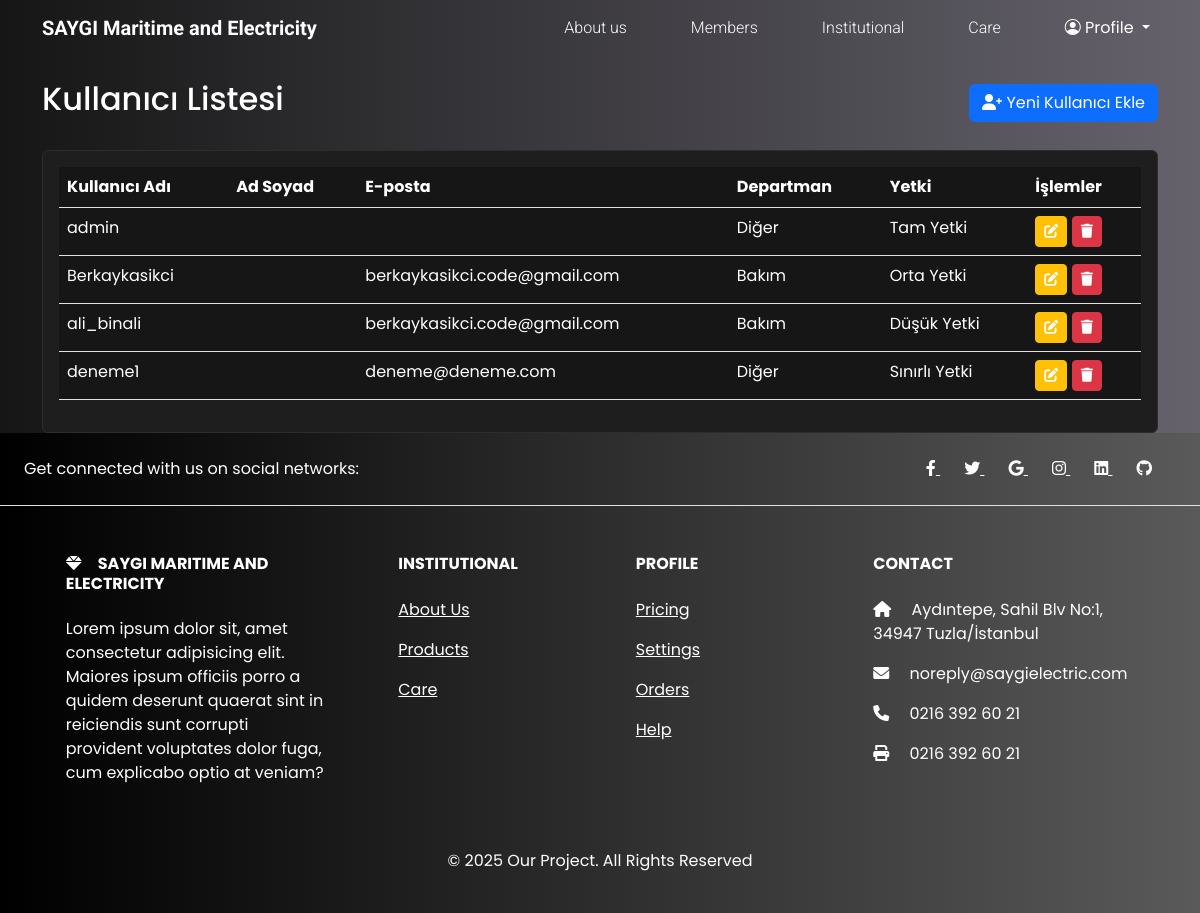
The page /users/ (signed in) on the database as committed earlier.
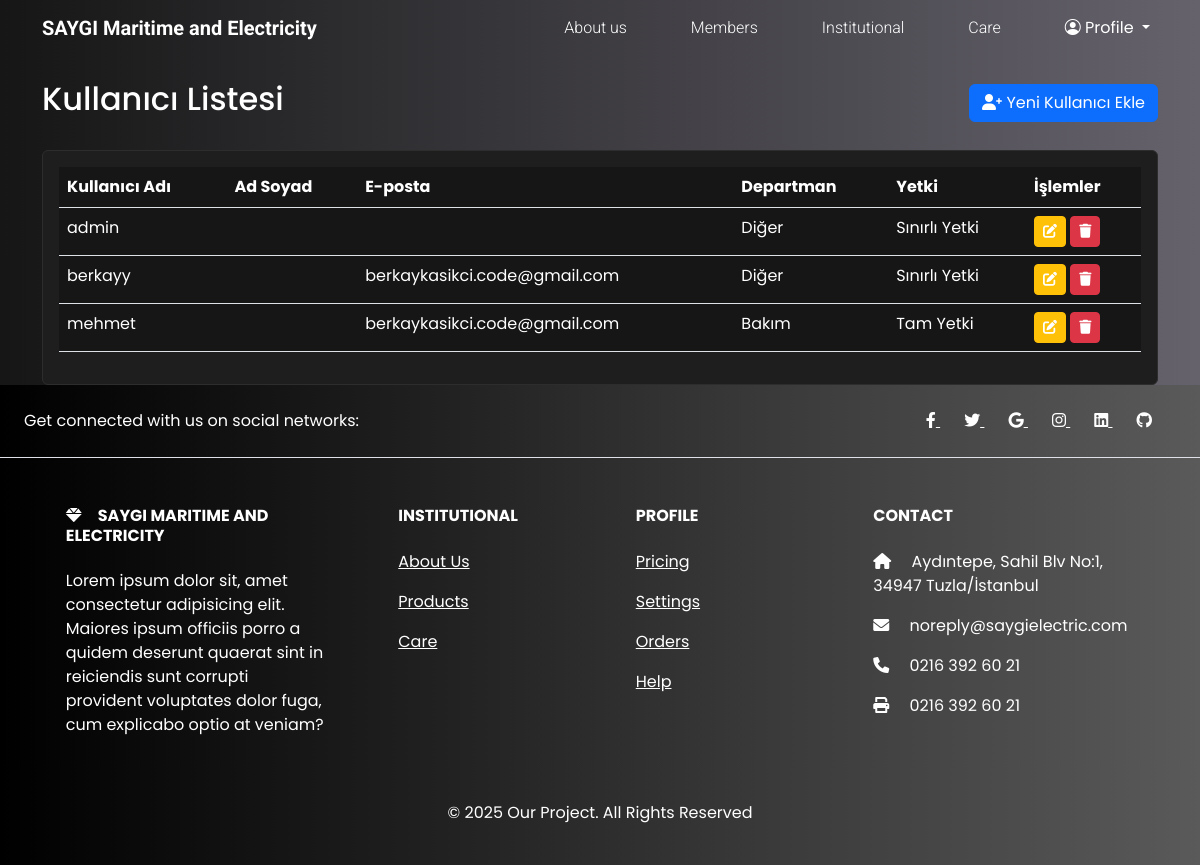
The same page on the database as committed later.
### jobs/models.py (models this page shows, shortened)
class CustomUser(AbstractUser):
    DEPARTMAN_CHOICES = [
        ("otomasyon", "Otomasyon"),
        ("yeni_insa", "Yeni İnşa"),
        ("bakim", "Bakım"),
        ("kalite", "Kalite"),
        ("diger", "Diğer"),
    ]
    YETKI_CHOICES = [
        ("yetki1", "Tam Yetki"),
        ("yetki2", "Yüksek Yetki"),
        ("yetki3", "Orta Yetki"),
        ("yetki4", "Düşük Yetki"),
        ("yetki5", "Sınırlı Yetki"),
    ]
    phone_number = models.CharField(
        _("Telefon Numarası"), max_length=15, blank=True, null=True
    )
    department = models.CharField(
        _("Departman"), max_length=20, choices=DEPARTMAN_CHOICES, default="diger"
    )
    yetki = models.CharField(
        _("Yetki Seviyesi"), max_length=10, choices=YETKI_CHOICES, default="yetki5"
    )

### jobs/views.py (the view)
# urls.py: path("users/", user_list, name="user_list"),
@user_passes_test(is_superuser)
def user_list(request):
    users = CustomUser.objects.all()
    return render(request, "users/list.html", {"users": users})

### jobs/views.py (called while the page is built)
def is_superuser(user):
    return user.is_superuser

### jobs/templates/users/list.html (shortened to what this page needs)
{% extends "base.html" %}
{% load i18n %}
{% load static %}
{% block content %}
    <div class="container mt-4">
        <div class="d-flex justify-content-between align-items-center mb-4">
            <h2>{% trans "Kullanıcı Listesi" %}</h2>
            <a href="{% url 'signup' %}" class="btn btn-primary">
                <i class="fas fa-user-plus"></i> {% trans "Yeni Kullanıcı Ekle" %}
            </a>
        </div>
        <div class="card">
            <div class="card-body">
                <div class="table-responsive">
                    <table class="table table-hover">
                        <thead>
                            <tr>
                                <th>{% trans "Kullanıcı Adı" %}</th>
                                <th>{% trans "Ad Soyad" %}</th>
                                <th>{% trans "E-posta" %}</th>
                                <th>{% trans "Departman" %}</th>
                                <th>{% trans "Yetki" %}</th>
                                <th>{% trans "İşlemler" %}</th>
                            </tr>
                        </thead>
                        <tbody>
                            {% for user in users %}
                            <tr>
                                <td>{{ user.username }}</td>
                                <td>{{ user.get_full_name }}</td>
                                <td>{{ user.email }}</td>
                                <td>{{ user.get_department_display }}</td>
                                <td>{{ user.get_yetki_display }}</td>
                                <td>
                                    <a href="{% url 'user_edit' user.id %}" class="btn btn-sm btn-warning">
                                        <i class="fas fa-edit"></i>
                                    </a>
                                    <a href="{% url 'user_delete' user.id %}" class="btn btn-sm btn-danger"
                                       onclick="return confirm('{% trans "Bu kullanıcıyı silmek istediğinizden emin misiniz?" %}')">
                                        <i class="fas fa-trash"></i>
                                    </a>
                                </td>
                            </tr>
                            {% empty %}
                            <tr>
                                <td colspan="6" class="text-center">{% trans "Henüz kullanıcı bulunmamaktadır." %}</td>
                            </tr>
                            {% endfor %}
                        </tbody>
                    </table>
                </div>
            </div>
        </div>
    </div>
{% endblock content %}

### jobs/templates/base.html (shortened to what this page needs)
{% load i18n %}
<!DOCTYPE html>
<html lang="{{ LANGUAGE_CODE }}">
    <head>
        {% load static %}
        {% block css %}
            <link rel="stylesheet" href="{% static 'css/style.css' %}">
            <link rel="stylesheet"
                  href="https://cdnjs.cloudflare.com/ajax/libs/OwlCarousel2/2.3.4/assets/owl.carousel.min.css">
            <link rel="stylesheet"
                  href="https://cdnjs.cloudflare.com/ajax/libs/OwlCarousel2/2.3.4/assets/owl.theme.default.min.css">
            <link href="https://cdn.jsdelivr.net/npm/bootstrap@5.3.2/dist/css/bootstrap.min.css"
                  rel="stylesheet">
            <link href="https://cdnjs.cloudflare.com/ajax/libs/font-awesome/6.0.0-beta3/css/all.min.css"
                  rel="stylesheet">
            <link href="https://cdn.jsdelivr.net/npm/bootstrap-icons@1.11.0/font/bootstrap-icons.css"
                  rel="stylesheet">
        {% endblock css %}
    </head>
    <body>
        {% block navbar %}
            <div class="navbar-wrapper">
                <div class="navbar navbar-expand-lg">
                    <div class="container z-1">
                        <a class="navbar-brand roboto-family fw-bold" href="{% url 'index' %}">{% trans "SAYGI Maritime and Electricity" %}</a>
                        <div class="collapse navbar-collapse" id="navbarNav">
                            <ul class="navbar-nav ms-auto gap-5">
                                <li class="nav-item">
                                    <a class="nav-link roboto-family fs-14 text-white fw-light">{% trans "About us" %}</a>
                                </li>
                                {% if user.is_superuser %}
                                    <li class="nav-item">
                                        <a href="{% url 'user_list' %}"
                                           class="nav-link roboto-family fs-14 text-white fw-light">{% trans "Members" %}</a>
                                    </li>
                                {% endif %}
                                {% if user.is_superuser %}
                                    <li class="nav-item">
                                        <a href="{% url 'task_list' %}"
                                           class="nav-link roboto-family fs-14 text-white fw-light">
                                        {% trans "Institutional" %}</a>
                                    </li>
                                {% endif %}
                                {% if user.is_authenticated %}
                                    <li class="nav-item">
                                        <a href="{% url 'care' %}"
                                           class="nav-link roboto-family fs-14 text-white fw-light">{% trans "Care" %}</a>
                                    </li>
                                {% endif %}
                                {% if user.is_authenticated %}
                                    <li class="nav-item dropdown">
                                        <a class="nav-link dropdown-toggle"
                                           href="#"
                                           id="navbarDropdown"
                                           role="button"
                                           data-bs-toggle="dropdown">
                                            <i class="bi bi-person-circle"></i> Profile
                                        </a>
                            </li>
                        {% else %}
                            <a href="{% url 'login' %}"
                               class="nav-link roboto-family fs-14 text-white fw-light">{% trans "Sing in" %}</a>
                        {% endif %}
                            </ul>
                        </div>
                    </div>
                </div>
            </div>
{% endblock navbar %}
{% block content %}
{% endblock content %}
{% include "components/footer.html" %}
</body>
</html>

### jobs/templates/components/footer.html (shortened to what this page needs)
{% load i18n %}
<footer class="text-center text-lg-start text-white "
        style="background:linear-gradient(to right, #000000, #5a5a5a)">
    <section class="d-flex justify-content-center justify-content-lg-between p-4 border-bottom">
        <div class="me-5 d-none d-lg-block">
            <span>{% blocktrans %}Get connected with us on social networks:{% endblocktrans %}</span>
        </div>
        <div>
            <a href="" class="me-4 text-reset">
                <i class="fab fa-facebook-f"></i>
            </a>
            <a href="" class="me-4 text-reset">
                <i class="fab fa-twitter"></i>
            </a>
            <a href="" class="me-4 text-reset">
                <i class="fab fa-google"></i>
            </a>
            <a href="" class="me-4 text-reset">
                <i class="fab fa-instagram"></i>
            </a>
            <a href="" class="me-4 text-reset">
                <i class="fab fa-linkedin"></i>
            </a>
            <a href="" class="me-4 text-reset">
                <i class="fab fa-github"></i>
            </a>
        </div>
    </section>
    <section>
        <div class="container text-center text-md-start mt-5">
            <div class="row mt-3">
                <div class="col-md-3 col-lg-4 col-xl-3 mx-auto mb-4">
                    <h6 class="text-uppercase fw-bold mb-4">
                        <i class="fas fa-gem me-3"></i>{% trans "SAYGI Maritime and Electricity " %}
                    </h6>
                    <p>
                    </p>
                </div>
                <div class="col-md-2 col-lg-2 col-xl-2 mx-auto mb-4">
                    <h6 class="text-uppercase fw-bold mb-4">{% trans "institutional" %}</h6>
                    <p>
                        <a href="#!" class="text-reset">{% trans "About Us" %}</a>
                    </p>
                    <p>
                        <a href="#!" class="text-reset">{% trans "Products" %}</a>
                    </p>
                    <p>
                        <a href="#!" class="text-reset">{% trans "Care" %}</a>
                    </p>
                </div>
                <div class="col-md-3 col-lg-2 col-xl-2 mx-auto mb-4">
                    <h6 class="text-uppercase fw-bold mb-4">{% trans "Profile" %}</h6>
                    <p>
                        <a href="#!" class="text-reset">Pricing</a>
                    </p>
                    <p>
                        <a href="#!" class="text-reset">{% trans "Settings" %}</a>
                    </p>
                    <p>
                        <a href="#!" class="text-reset">Orders</a>
                    </p>
                    <p>
                        <a href="#!" class="text-reset">Help</a>
                    </p>
                </div>
                <div class="col-md-4 col-lg-3 col-xl-3 mx-auto mb-md-0 mb-4">
                    <h6 class="text-uppercase fw-bold mb-4">{% trans "Contact" %}</h6>
                    <p>
                        <i class="fas fa-home me-3"></i>  Aydıntepe, Sahil Blv No:1, 34947 Tuzla/İstanbul
                    </p>
                    <p>
                        <i class="fas fa-envelope me-3"></i>
                        noreply@saygielectric.com
                    </p>
                    <p>
                        <i class="fas fa-phone me-3"></i> 0216 392 60 21
                    </p>
                    <p>
                        <i class="fas fa-print me-3"></i> 0216 392 60 21
                    </p>
                </div>
            </div>
        </div>
    </section>
    <div class="text-center p-4">
        <p>
        </p>
    </div>
</footer>

### jobs/static/css/style.css (style rules this page uses)
body { background:linear-gradient(to right, #161616, #65626c) !important; color: #ffffff !important; }
:root { --bs-font-sans-serif: 'Poppins', sans-serif !important; --bs-emphasis-color-rgb: 255, 255, 255 !important; --bs-body-color: #ffffff !important; --bs-secondary-color:rgb(197 197 197 / 75%) !important; --bs-secondary-rgb: 243, 188, 43 !important; --bs-link-color-rgb: 255, 255, 255; --bs-body-bg: #161616 !important; --bs-dark-rgb: 22, 22, 22 !important; --bs-light-rgb: 255, 255, 255 !important; --bs-primary-rgb: 13, 110, 253 !important; --bs-secondary-rgb: 243, 188, 43 !important; --bs-success-rgb: 25, 135, 84 !important; --bs-info-rgb: 13, 202, 240 !important; --bs-warning-rgb: 255, 193, 7 !important; --bs-danger-rgb: 220, 53, 69 !important; }
* { color: #ffffff !important; }
.card { background-color: #1e1e1e !important; border-color: #2d2d2d !important; color: #ffffff !important; }
.card-body { color: #ffffff !important; }
.table { color: #ffffff !important; }
a { color: #ffffff !important; }
.btn { color: #ffffff !important; }
::placeholder { color: #ffffff !important; opacity: 0.7; }
.roboto-family { font-family: "Roboto", sans-serif; }
.fs-14 { font-size: 14px; }

Rows that differ between the two databases and show on the page:
removed CustomUser: username "Berkaykasikci", email "berkaykasikci.code@gmail.com", department "Bakım", yetki "Orta Yetki"
removed CustomUser: username "ali_binali", email "berkaykasikci.code@gmail.com", department "Bakım", yetki "Düşük Yetki"
removed CustomUser: username "deneme1", email "deneme@deneme.com", department "Diğer", yetki "Sınırlı Yetki"
changed CustomUser "admin": yetki "Tam Yetki" → "Sınırlı Yetki"
added CustomUser: username "berkayy", email "berkaykasikci.code@gmail.com", department "Diğer", yetki "Sınırlı Yetki"
added CustomUser: username "mehmet", email "berkaykasikci.code@gmail.com", department "Bakım", yetki "Tam Yetki"
